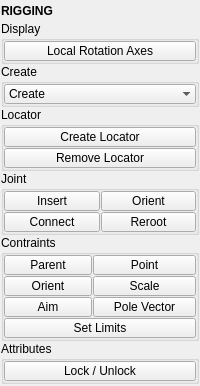
<?xml version="1.0" encoding="UTF-8"?>
<ui version="4.0">
 <class>QtUi</class>
 <widget class="QMainWindow" name="QtUi">
  <property name="enabled">
   <bool>true</bool>
  </property>
  <property name="geometry">
   <rect>
    <x>0</x>
    <y>0</y>
    <width>200</width>
    <height>386</height>
   </rect>
  </property>
  <property name="toolTip">
   <string>Global Display Scale:  Joints</string>
  </property>
  <property name="tabShape">
   <enum>QTabWidget::Triangular</enum>
  </property>
  <property name="dockNestingEnabled">
   <bool>true</bool>
  </property>
  <property name="dockOptions">
   <set>QMainWindow::AllowNestedDocks|QMainWindow::AllowTabbedDocks|QMainWindow::AnimatedDocks|QMainWindow::ForceTabbedDocks</set>
  </property>
  <widget class="QWidget" name="central_widget">
   <property name="minimumSize">
    <size>
     <width>200</width>
     <height>0</height>
    </size>
   </property>
   <layout class="QVBoxLayout" name="verticalLayout_2">
    <property name="leftMargin">
     <number>1</number>
    </property>
    <property name="topMargin">
     <number>1</number>
    </property>
    <property name="rightMargin">
     <number>1</number>
    </property>
    <property name="bottomMargin">
     <number>1</number>
    </property>
    <item>
     <layout class="QVBoxLayout" name="verticalLayout">
      <property name="spacing">
       <number>0</number>
      </property>
      <item>
       <widget class="Header" name="header">
        <property name="minimumSize">
         <size>
          <width>0</width>
          <height>20</height>
         </size>
        </property>
        <property name="maximumSize">
         <size>
          <width>16777215</width>
          <height>20</height>
         </size>
        </property>
        <property name="font">
         <font>
          <weight>75</weight>
          <bold>true</bold>
         </font>
        </property>
        <property name="text">
         <string>RIGGING</string>
        </property>
       </widget>
      </item>
      <item>
       <widget class="QGroupBox" name="display">
        <property name="title">
         <string>Display</string>
        </property>
        <layout class="QVBoxLayout" name="verticalLayout_4">
         <property name="spacing">
          <number>1</number>
         </property>
         <property name="leftMargin">
          <number>0</number>
         </property>
         <property name="topMargin">
          <number>0</number>
         </property>
         <property name="rightMargin">
          <number>0</number>
         </property>
         <property name="bottomMargin">
          <number>0</number>
         </property>
         <item>
          <widget class="PushButton" name="tb000">
           <property name="minimumSize">
            <size>
             <width>0</width>
             <height>20</height>
            </size>
           </property>
           <property name="maximumSize">
            <size>
             <width>16777215</width>
             <height>20</height>
            </size>
           </property>
           <property name="toolTip">
            <string>Toggle local rotation axis visiblitiy for all joint objects.</string>
           </property>
           <property name="text">
            <string>Local Rotation Axes</string>
           </property>
           <property name="checkable">
            <bool>false</bool>
           </property>
          </widget>
         </item>
        </layout>
       </widget>
      </item>
      <item>
       <widget class="QGroupBox" name="create">
        <property name="title">
         <string>Create</string>
        </property>
        <layout class="QVBoxLayout" name="verticalLayout_3">
         <property name="spacing">
          <number>1</number>
         </property>
         <property name="leftMargin">
          <number>0</number>
         </property>
         <property name="topMargin">
          <number>0</number>
         </property>
         <property name="rightMargin">
          <number>0</number>
         </property>
         <property name="bottomMargin">
          <number>0</number>
         </property>
         <item>
          <widget class="ComboBox" name="cmb001">
           <property name="minimumSize">
            <size>
             <width>0</width>
             <height>20</height>
            </size>
           </property>
           <property name="maximumSize">
            <size>
             <width>16777215</width>
             <height>20</height>
            </size>
           </property>
           <property name="sizeAdjustPolicy">
            <enum>QComboBox::AdjustToContents</enum>
           </property>
           <property name="frame">
            <bool>false</bool>
           </property>
           <item>
            <property name="text">
             <string>Create</string>
            </property>
           </item>
          </widget>
         </item>
        </layout>
       </widget>
      </item>
      <item>
       <widget class="QGroupBox" name="locator">
        <property name="title">
         <string>Locator</string>
        </property>
        <layout class="QVBoxLayout" name="verticalLayout_5">
         <property name="spacing">
          <number>1</number>
         </property>
         <property name="leftMargin">
          <number>0</number>
         </property>
         <property name="topMargin">
          <number>0</number>
         </property>
         <property name="rightMargin">
          <number>0</number>
         </property>
         <property name="bottomMargin">
          <number>0</number>
         </property>
         <item>
          <widget class="PushButton" name="tb003">
           <property name="minimumSize">
            <size>
             <width>0</width>
             <height>20</height>
            </size>
           </property>
           <property name="maximumSize">
            <size>
             <width>16777215</width>
             <height>20</height>
            </size>
           </property>
           <property name="toolTip">
            <string>&lt;html&gt;&lt;head/&gt;&lt;body&gt;&lt;p&gt;Create locators with the same transforms as any selected object(s).&lt;/p&gt;&lt;p&gt;If there are vertices selected it will create a locator at the center of the selected vertices combined bounding box.&lt;/p&gt;&lt;/body&gt;&lt;/html&gt;</string>
           </property>
           <property name="text">
            <string>Create Locator</string>
           </property>
           <property name="checkable">
            <bool>false</bool>
           </property>
          </widget>
         </item>
         <item>
          <widget class="QPushButton" name="b003">
           <property name="minimumSize">
            <size>
             <width>0</width>
             <height>20</height>
            </size>
           </property>
           <property name="maximumSize">
            <size>
             <width>16777215</width>
             <height>20</height>
            </size>
           </property>
           <property name="toolTip">
            <string>Remove locators from the selected object(s).</string>
           </property>
           <property name="text">
            <string>Remove Locator</string>
           </property>
           <property name="checkable">
            <bool>false</bool>
           </property>
          </widget>
         </item>
        </layout>
       </widget>
      </item>
      <item>
       <widget class="QGroupBox" name="joint">
        <property name="title">
         <string>Joint</string>
        </property>
        <layout class="QGridLayout" name="gridLayout_3">
         <property name="leftMargin">
          <number>0</number>
         </property>
         <property name="topMargin">
          <number>0</number>
         </property>
         <property name="rightMargin">
          <number>0</number>
         </property>
         <property name="bottomMargin">
          <number>0</number>
         </property>
         <property name="spacing">
          <number>1</number>
         </property>
         <item row="2" column="1">
          <widget class="QPushButton" name="b004">
           <property name="minimumSize">
            <size>
             <width>0</width>
             <height>20</height>
            </size>
           </property>
           <property name="maximumSize">
            <size>
             <width>16777215</width>
             <height>20</height>
            </size>
           </property>
           <property name="toolTip">
            <string>Reroot Joints</string>
           </property>
           <property name="text">
            <string>Reroot</string>
           </property>
          </widget>
         </item>
         <item row="1" column="0">
          <widget class="QPushButton" name="b002">
           <property name="minimumSize">
            <size>
             <width>88</width>
             <height>20</height>
            </size>
           </property>
           <property name="maximumSize">
            <size>
             <width>16777215</width>
             <height>20</height>
            </size>
           </property>
           <property name="toolTip">
            <string>Insert Joint</string>
           </property>
           <property name="text">
            <string>Insert</string>
           </property>
          </widget>
         </item>
         <item row="2" column="0">
          <widget class="QPushButton" name="b001">
           <property name="minimumSize">
            <size>
             <width>88</width>
             <height>20</height>
            </size>
           </property>
           <property name="maximumSize">
            <size>
             <width>16777215</width>
             <height>20</height>
            </size>
           </property>
           <property name="toolTip">
            <string>Connect Joints</string>
           </property>
           <property name="text">
            <string>Connect</string>
           </property>
          </widget>
         </item>
         <item row="1" column="1">
          <widget class="PushButton" name="tb001">
           <property name="minimumSize">
            <size>
             <width>0</width>
             <height>20</height>
            </size>
           </property>
           <property name="maximumSize">
            <size>
             <width>16777215</width>
             <height>20</height>
            </size>
           </property>
           <property name="toolTip">
            <string>Orient Joint</string>
           </property>
           <property name="text">
            <string>Orient</string>
           </property>
          </widget>
         </item>
        </layout>
       </widget>
      </item>
      <item>
       <widget class="QGroupBox" name="constraints">
        <property name="title">
         <string>Contraints</string>
        </property>
        <layout class="QGridLayout" name="gridLayout">
         <property name="leftMargin">
          <number>0</number>
         </property>
         <property name="topMargin">
          <number>0</number>
         </property>
         <property name="rightMargin">
          <number>0</number>
         </property>
         <property name="bottomMargin">
          <number>0</number>
         </property>
         <property name="spacing">
          <number>1</number>
         </property>
         <item row="3" column="0">
          <widget class="QPushButton" name="b009">
           <property name="minimumSize">
            <size>
             <width>88</width>
             <height>20</height>
            </size>
           </property>
           <property name="maximumSize">
            <size>
             <width>16777215</width>
             <height>20</height>
            </size>
           </property>
           <property name="text">
            <string>Aim</string>
           </property>
          </widget>
         </item>
         <item row="1" column="0">
          <widget class="PushButton" name="tb002">
           <property name="minimumSize">
            <size>
             <width>88</width>
             <height>20</height>
            </size>
           </property>
           <property name="maximumSize">
            <size>
             <width>16777215</width>
             <height>20</height>
            </size>
           </property>
           <property name="text">
            <string>Parent</string>
           </property>
          </widget>
         </item>
         <item row="2" column="0">
          <widget class="QPushButton" name="b008">
           <property name="minimumSize">
            <size>
             <width>88</width>
             <height>20</height>
            </size>
           </property>
           <property name="maximumSize">
            <size>
             <width>16777215</width>
             <height>20</height>
            </size>
           </property>
           <property name="text">
            <string>Orient</string>
           </property>
          </widget>
         </item>
         <item row="4" column="0" colspan="3">
          <widget class="QPushButton" name="b000">
           <property name="minimumSize">
            <size>
             <width>0</width>
             <height>20</height>
            </size>
           </property>
           <property name="maximumSize">
            <size>
             <width>16777215</width>
             <height>20</height>
            </size>
           </property>
           <property name="palette">
            <palette>
             <active>
              <colorrole role="Highlight">
               <brush brushstyle="SolidPattern">
                <color alpha="255">
                 <red>80</red>
                 <green>138</green>
                 <blue>255</blue>
                </color>
               </brush>
              </colorrole>
             </active>
             <inactive>
              <colorrole role="Highlight">
               <brush brushstyle="SolidPattern">
                <color alpha="255">
                 <red>80</red>
                 <green>138</green>
                 <blue>255</blue>
                </color>
               </brush>
              </colorrole>
             </inactive>
             <disabled>
              <colorrole role="Highlight">
               <brush brushstyle="SolidPattern">
                <color alpha="255">
                 <red>51</red>
                 <green>153</green>
                 <blue>255</blue>
                </color>
               </brush>
              </colorrole>
             </disabled>
            </palette>
           </property>
           <property name="toolTip">
            <string>&lt;html&gt;&lt;head/&gt;&lt;body&gt;&lt;p&gt;List transform limit attributes for the currently selected object.&lt;/p&gt;&lt;/body&gt;&lt;/html&gt;</string>
           </property>
           <property name="text">
            <string>Set Limits</string>
           </property>
           <property name="autoDefault">
            <bool>true</bool>
           </property>
           <property name="default">
            <bool>false</bool>
           </property>
           <property name="flat">
            <bool>false</bool>
           </property>
           <property name="bnabled" stdset="0">
            <bool>true</bool>
           </property>
          </widget>
         </item>
         <item row="3" column="1" colspan="2">
          <widget class="QPushButton" name="b010">
           <property name="minimumSize">
            <size>
             <width>0</width>
             <height>20</height>
            </size>
           </property>
           <property name="maximumSize">
            <size>
             <width>16777215</width>
             <height>20</height>
            </size>
           </property>
           <property name="text">
            <string>Pole Vector</string>
           </property>
          </widget>
         </item>
         <item row="2" column="1" colspan="2">
          <widget class="QPushButton" name="b007">
           <property name="minimumSize">
            <size>
             <width>0</width>
             <height>20</height>
            </size>
           </property>
           <property name="maximumSize">
            <size>
             <width>16777215</width>
             <height>20</height>
            </size>
           </property>
           <property name="text">
            <string>Scale</string>
           </property>
          </widget>
         </item>
         <item row="1" column="1" colspan="2">
          <widget class="QPushButton" name="b006">
           <property name="minimumSize">
            <size>
             <width>0</width>
             <height>20</height>
            </size>
           </property>
           <property name="maximumSize">
            <size>
             <width>16777215</width>
             <height>20</height>
            </size>
           </property>
           <property name="text">
            <string>Point</string>
           </property>
          </widget>
         </item>
        </layout>
       </widget>
      </item>
      <item>
       <widget class="QGroupBox" name="attributes">
        <property name="title">
         <string>Attributes</string>
        </property>
        <layout class="QVBoxLayout" name="verticalLayout_7">
         <property name="spacing">
          <number>1</number>
         </property>
         <property name="leftMargin">
          <number>0</number>
         </property>
         <property name="topMargin">
          <number>0</number>
         </property>
         <property name="rightMargin">
          <number>0</number>
         </property>
         <property name="bottomMargin">
          <number>0</number>
         </property>
         <item>
          <widget class="PushButton" name="tb004">
           <property name="minimumSize">
            <size>
             <width>0</width>
             <height>20</height>
            </size>
           </property>
           <property name="maximumSize">
            <size>
             <width>16777215</width>
             <height>20</height>
            </size>
           </property>
           <property name="toolTip">
            <string>&lt;html&gt;&lt;head/&gt;&lt;body&gt;&lt;p&gt;Lock/Unlock object attributes.&lt;/p&gt;&lt;p&gt;Check to lock. &lt;/p&gt;&lt;p&gt;Uncheck to unlock.&lt;/p&gt;&lt;/body&gt;&lt;/html&gt;</string>
           </property>
           <property name="text">
            <string>Lock / Unlock</string>
           </property>
          </widget>
         </item>
        </layout>
       </widget>
      </item>
      <item>
       <spacer name="verticalSpacer">
        <property name="orientation">
         <enum>Qt::Vertical</enum>
        </property>
        <property name="sizeHint" stdset="0">
         <size>
          <width>0</width>
          <height>10</height>
         </size>
        </property>
       </spacer>
      </item>
     </layout>
    </item>
   </layout>
  </widget>
 </widget>
 <customwidgets>
  <customwidget>
   <class>Header</class>
   <extends>QLabel</extends>
   <header>uitk.widgets.header.Header.h</header>
  </customwidget>
  <customwidget>
   <class>ComboBox</class>
   <extends>QComboBox</extends>
   <header>uitk.widgets.comboBox.ComboBox.h</header>
  </customwidget>
  <customwidget>
   <class>PushButton</class>
   <extends>QPushButton</extends>
   <header>widgets.pushbutton.h</header>
  </customwidget>
 </customwidgets>
 <resources/>
 <connections/>
 <designerdata>
  <property name="gridDeltaX">
   <number>5</number>
  </property>
  <property name="gridDeltaY">
   <number>5</number>
  </property>
  <property name="gridSnapX">
   <bool>true</bool>
  </property>
  <property name="gridSnapY">
   <bool>true</bool>
  </property>
  <property name="gridVisible">
   <bool>true</bool>
  </property>
 </designerdata>
</ui>
